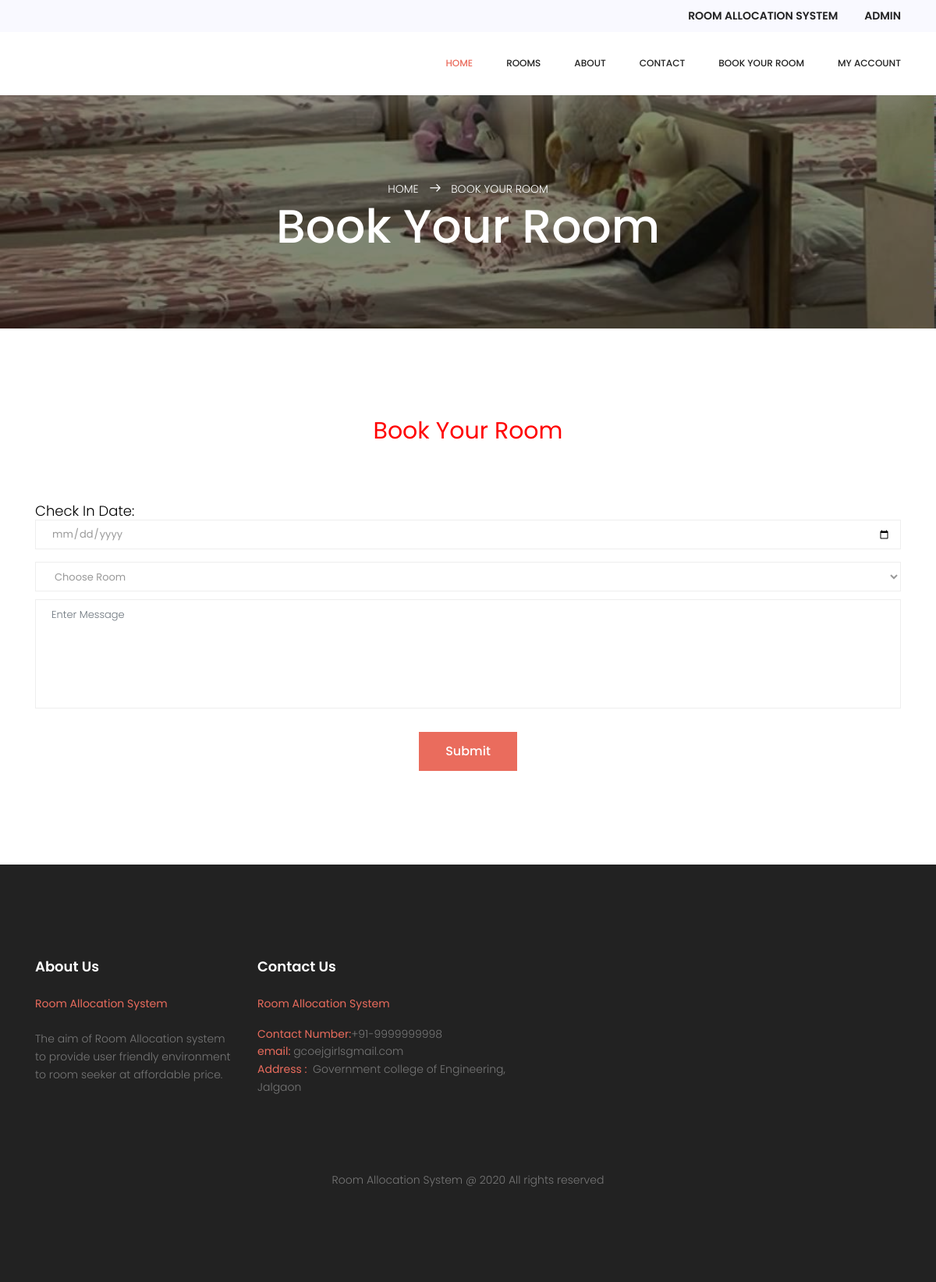
/apply-forpg.php (signed in), run on the app's committed database.
### tables this page shows
CREATE TABLE `tblpages` (
  `ID` int(11) NOT NULL,
  `PageType` varchar(200) DEFAULT NULL,
  `PageTitle` mediumtext,
  `PageDescription` mediumtext,
  `UpdationDate` timestamp NULL DEFAULT NULL ON UPDATE CURRENT_TIMESTAMP,
  `Fulfillment` mediumtext NOT NULL,
  `FutureServices` mediumtext NOT NULL
);

### apply-forpg.php (the view, shortened to what this page needs)
<?php
if (strlen($_SESSION['pgasuid']==0)) {
  header('location:logout.php');
  } else{
  ?>
<!DOCTYPE html>
<html lang="zxx" class="no-js">
<head>
	<link rel="stylesheet" href="css/linearicons.css">=
	<link rel="stylesheet" href="css/font-awesome.min.css">
	<link rel="stylesheet" href="css/nice-select.css">
	<link rel="stylesheet" href="css/ion.rangeSlider.css" />
	<link rel="stylesheet" href="css/ion.rangeSlider.skinFlat.css" />
	<link rel="stylesheet" href="css/bootstrap.css">
	<link rel="stylesheet" href="css/owl.carousel.css">
	<link rel="stylesheet" href="css/main.css">
</head>
<body>
<?php include_once('includes/header.php');?>
	<section class="banner-area relative" id="home">
		<div class="overlay overlay-bg"></div>
		<div class="container">
			<div class="row d-flex text-center align-items-center justify-content-center">
				<div class="about-content col-lg-12">
					<p class="text-white link-nav"><a href="index.php">Home </a>
						<span class="lnr lnr-arrow-right"></span> <a href="apply-forpg.php">
							Book Your Room</a></p>
					<h1 class="text-white">
						Book Your Room
					</h1>
				</div>
			</div>
		</div>
	</section>
	<section class="contact-page-area section-gap">
		<div class="container">
			<p style="text-align: center;color: red;font-size: 30px"><strong>Book Your Room</strong></p>
			<div class="row mt-80">
				<div class="col-lg-12">
					<form class="row contact_form" action="" method="post" id="">
						<div class="col-md-12">
<div class="form-group">
							<p style="font-size: 18px;color: black">Check In Date: <input type="date" class="form-control" id="chkin" name="chkin" required="true"></p>
							</div>
							<div class="form-group">
								 <select class="form-control m-bot15" name="id" id="id" required="true">
                                <option value="">Choose Room</option>
                            </select>
							</div>
							<div class="form-group">
								<textarea class="form-control" name="message" id="message" rows="1" placeholder="Enter Message" required="true"></textarea>
							</div>
						</div>
						<div class="col-md-12 text-center">
							<button type="submit" value="submit" class="btn primary-btn" name="submit">Submit</button>
						</div>
					</form>
				</div>
			</div>
		</div>
	</section>
	<?php include_once('includes/footer.php');?>
</body>
</html>
<?php } ?>

### includes/footer.php (shortened to what this page needs)
<?php
include('includes/dbconnection.php');
?>
<footer class="footer-area section-gap">
		<div class="container">
			<div class="row">
				<div class="col-lg-3 col-md-6 col-sm-6">
					<div class="single-footer-widget">
						<?php
$ret=mysqli_query($con,"select * from tblpages where PageType='aboutus'");
while ($row=mysqli_fetch_array($ret)) {
?>
						<h6><?php  echo $row['PageTitle'];?></h6>
						<p>
							<?php  echo $row['PageDescription'];?>
						</p>
					</div>
					<?php } ?>
				</div>
				<div class="col-lg-4 col-md-6 col-sm-6" style="">
					<div class="single-footer-widget">
						<?php
$ret=mysqli_query($con,"select * from tblpages where PageType='contactus'");
while ($row=mysqli_fetch_array($ret)) {
?>
						<h6><?php  echo $row['PageTitle'];?></h6>
						<p><?php  echo $row['PageDescription'];?></p>
						<?php } ?>
					</div>
				</div>
			</div>
			<div class="footer-bottom d-flex justify-content-center align-items-center flex-wrap">
				<p class="footer-text m-0">
Room Allocation System @ 2020 All rights reserved </p>
			</div>
		</div>
	</footer>

### css/main.css (style rules this page uses)
body { color: #777777; font-family: "Poppins", sans-serif; font-size: 14px; font-weight: 300; line-height: 1.625em; position: relative; }
select { display: block; }
a { -webkit-transition: all 0.3s ease 0s; -moz-transition: all 0.3s ease 0s; -o-transition: all 0.3s ease 0s; transition: all 0.3s ease 0s; }
a, a:focus, a:hover { text-decoration: none; outline: 0; }
h1, h2, h3, h4, h5, h6 { font-family: "Poppins", sans-serif; color: #222222; line-height: 1.2em !important; margin-bottom: 0; margin-top: 0; font-weight: 500; }
h1, .h1 { font-size: 36px; }
h6, .h6 { font-size: 14px; color: #222222; }
.mt-80 { margin-top: 80px; }
.text-white { color: #fff; }
.text-center { text-align: center; }
.flex-wrap { -webkit-flex-wrap: wrap; -moz-flex-wrap: wrap; -ms-flex-wrap: wrap; flex-wrap: wrap; }
.relative { position: relative; }
.overlay { position: absolute; left: 0; right: 0; top: 0; bottom: 0; }
b, i, sup, sub, u, del { color: #ea6c5d; }
h1 { font-size: 36px; }
h6 { font-size: 14px; }
h1, h2, h3, h4, h5, h6 { line-height: 1.5em; }
.section-gap { padding: 120px 0px; }
.primary-btn { height: 40px; line-height: 40px; padding-left: 30px; padding-right: 60px; border-radius: 25px; background: #ea6c5d; border: none; color: #fff; display: inline-block; font-weight: 500; position: relative; -webkit-transition: all 0.3s ease 0s; -moz-transition: all 0.3s ease 0s; -o-transition: all 0.3s ease 0s; transition: all 0.3s ease 0s; cursor: pointer; }
.primary-btn:after { position: absolute; content: ""; background: #ea6c5d; width: 100%; height: 100%; top: 0; left: 0; border-radius: 20px; opacity: 0; -webkit-transition: all 0.3s ease 0s; -moz-transition: all 0.3s ease 0s; -o-transition: all 0.3s ease 0s; transition: all 0.3s ease 0s; z-index: 1; }
.banner-area { background: url(../img/banner-bg.jpg) no-repeat center; background-size: cover; min-height: 300px; margin-top: 64px; }
.banner-area .overlay-bg { background: rgba(0, 0, 0, 0.48); }
.about-content { margin-top: 60px; padding: 50px 0px; }
.about-content h1 { font-size: 60px; }
.about-content p { margin: 0; }
.about-content a { color: #fff; font-size: 14px; text-transform: uppercase; }
.about-content .lnr { margin: 0px 10px; font-weight: 600; }
.contact_form .form-group { margin-bottom: 10px; }
.contact_form .form-group .form-control { font-size: 13px; line-height: 26px; color: #999; border: 1px solid #eeeeee; border-radius: 0px; padding-left: 20px; }
.contact_form .form-group textarea { resize: none; }
.contact_form .form-group textarea.form-control { height: 140px; }
.contact_form .primary-btn { height: 50px; line-height: 50px; margin-top: 20px; padding: 0px 34px; border-radius: 0px; }
.footer-area { background-color: #222222; }
h6 { color: #fff; margin-bottom: 25px; font-size: 18px; font-weight: 600; }
.footer-text { padding-top: 80px; }

### data on the page
tblpages: PageTitle "About Us", PageDescription "Room Allocation System The aim of Room Allocation system to provide user friendly environment to room seeker at affordable price."
tblpages: PageTitle "Contact Us", PageDescription "Room Allocation System Contact Number: +91-9999999998 email: gcoejgirlsgmail.com Address : Government college of Engineering, Jalgaon"
